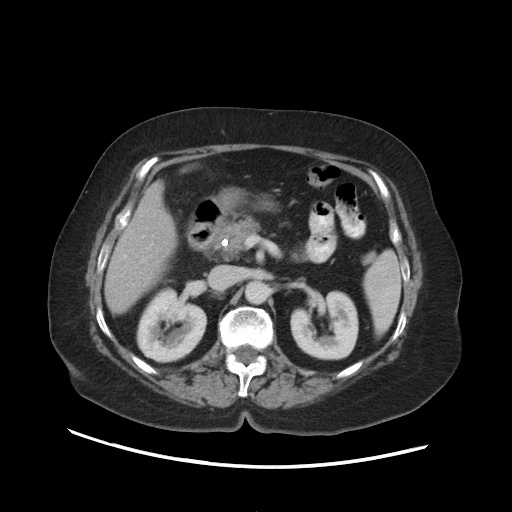
#> input picture PancreaScan post-testing/dataset/cancerous/img (105).jpg, 512 x 512 px, found by its file name; its folder holds only this picture in this run
$ python generate_dataset.py
#> lines starting #> are read from the running program, lines starting #| are printed output that depends on the picture; after the words box and inside, x2 and y2 are one past the last pixel; in counts of white or black regions, pixels touching at a corner belong together
#> in create_feature_dataset, image is the input picture: shape (512, 512, 3); min 0, max 255, mean 37.5
import os
import cv2
import numpy as np
import pandas as pd
from tqdm import tqdm

# =========================
# Feature Extraction Function (same as your app)
# =========================
def extract_image_features(image):
    gray = cv2.cvtColor(image, cv2.COLOR_BGR2GRAY)
    blurred = cv2.GaussianBlur(gray, (5, 5), 0)
    equalized = cv2.equalizeHist(blurred)
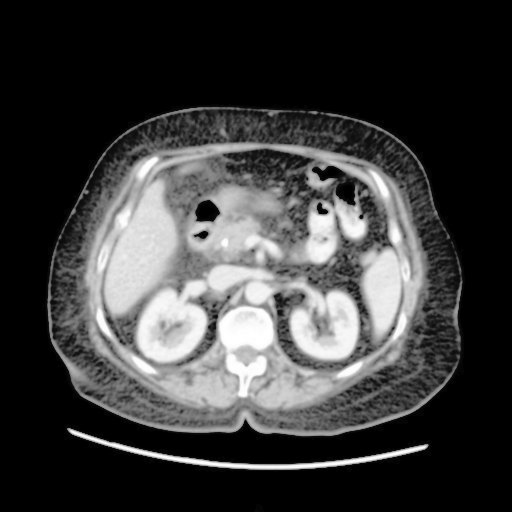
#> equalized: shape (512, 512); min 0, max 255, mean 60.3

    # Threshold and Morphological operations
    _, binary = cv2.threshold(equalized, 0, 255, cv2.THRESH_BINARY + cv2.THRESH_OTSU)
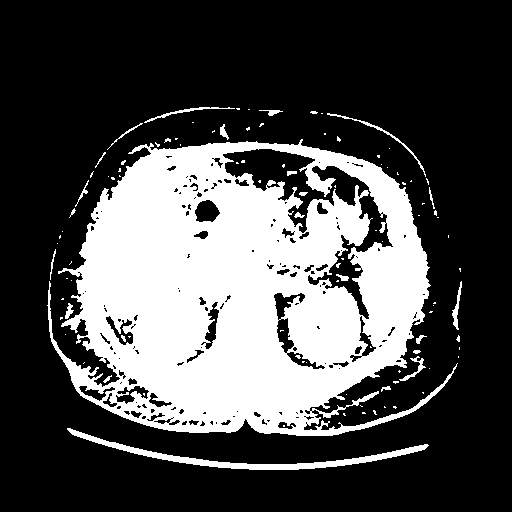
#> binary: shape (512, 512); 30.2% white; 103 white regions (79 under 20 px), largest, box (x1, y1, x2, y2) and area: (47, 139, 458, 436) 74982, (67, 428, 429, 470) 2145, (327, 113, 426, 177) 253
    kernel = np.ones((5, 5), np.uint8)
    opened = cv2.morphologyEx(binary, cv2.MORPH_OPEN, kernel)
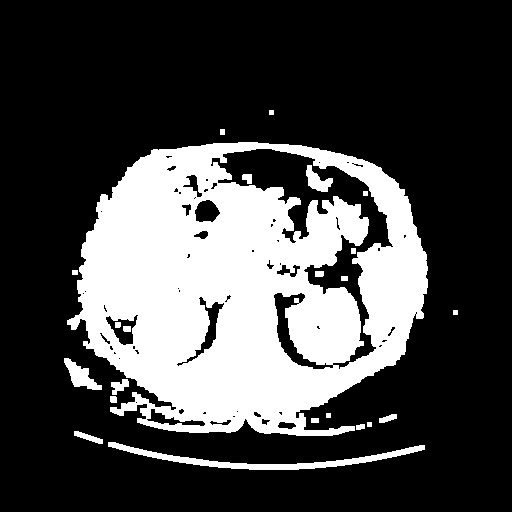
#> opened: shape (512, 512); 27.8% white; 23 white regions

    # Find contours
    contours, _ = cv2.findContours(opened, cv2.RETR_EXTERNAL, cv2.CHAIN_APPROX_SIMPLE)
#> contours = 15 contours, 4 with area under 20; largest, box (x1, y1, x2, y2) and area: (67, 142, 428, 436) 81072, (108, 442, 425, 470) 1589, (64, 358, 102, 390) 482, (111, 379, 129, 395) 132, (74, 431, 103, 444) 128
    image_area = opened.shape[0] * opened.shape[1]
#> image_area = 262144

    # Initialize features
    features = {
        'num_contours': len(contours),
        'total_area': 0,
        'avg_circularity': 0,
        'max_contour_area': 0,
        'contour_density': 0,
        'avg_intensity': np.mean(opened),
        'intensity_std': np.std(opened),
        'texture_uniformity': 0,
        'edge_density': 0,
        'shape_complexity': 0
    }

    total_perimeter = 0
    for contour in contours:
        area = cv2.contourArea(contour)
        perimeter = cv2.arcLength(contour, True)
        features['total_area'] += area
        total_perimeter += perimeter
        if area > features['max_contour_area']:
            features['max_contour_area'] = area
        if perimeter > 0:
            circularity = 4 * np.pi * area / (perimeter ** 2)
            complexity = (perimeter ** 2) / (4 * np.pi * area)
            features['avg_circularity'] += circularity
            features['shape_complexity'] += complexity
#> this loop made 15 passes
#> (contour, area, perimeter, total_perimeter, circularity, complexity) on passes 5, 12, 14: ([[311, 418], [311, 422], [318, 422], [318, 418]], 28, 22, 808.2, 0.727, 1.38), ([[72, 270], [72, 274], [77, 274], [77, 270]], 20, 18, 1121.9, 0.776, 1.29), ([[220, 129], [220, 134], [224, 134], [224, 129]], 20, 18, 2783.8, 0.776, 1.29)
#> (area, perimeter, total_perimeter, circularity, complexity) on passes 1, 2, 3, 6, 8, 9: (1589, 674.8, 674.8, 0.0439, 22.8), (128, 70.63, 745.4, 0.322, 3.1), (33, 24.83, 770.2, 0.673, 1.49), (77, 45.31, 853.6, 0.471, 2.12), (35, 22.83, 892.4, 0.844, 1.18), (132, 69.31, 961.7, 0.345, 2.9)
#> after the loop, features = 10 items; total_perimeter = 2799.8

    if len(contours) > 0:
        features['avg_circularity'] /= len(contours)
        features['shape_complexity'] /= len(contours)
        features['contour_density'] = features['total_area'] / image_area
        features['edge_density'] = total_perimeter / image_area

    if np.max(opened) > 0:
        features['texture_uniformity'] = np.sum(np.square(opened / np.max(opened)))

    return features


# =========================
# Dataset Creation Function
# =========================
def create_feature_dataset(base_dir="datasets"):
    data = []
    classes = ["cancerous", "non_cancerous"]

    for label in classes:
        folder_path = os.path.join(base_dir, label)
        if not os.path.exists(folder_path):
            print(f"⚠️ Folder not found: {folder_path}")
            continue

        print(f"\n🔍 Extracting features from: {folder_path}")
        for filename in tqdm(os.listdir(folder_path)):
            if filename.lower().endswith((".png", ".jpg", ".jpeg")):
                img_path = os.path.join(folder_path, filename)
                image = cv2.imread(img_path)
                if image is None:
                    continue

                features = extract_image_features(image)
#> features = 10 items
                features['label'] = 1 if label == "cancerous" else 0  # 1 = cancer, 0 = normal
                data.append(features)

    df = pd.DataFrame(data)
#> df = table of 1 rows and 11 columns
    df.to_csv("features_dataset.csv", index=False)
    print("\n✅ Dataset created successfully: features_dataset.csv")
    print(f"Total images processed: {len(df)}")
#| Total images processed: 1


# =========================
# Main
# =========================
if __name__ == "__main__":
    create_feature_dataset()
